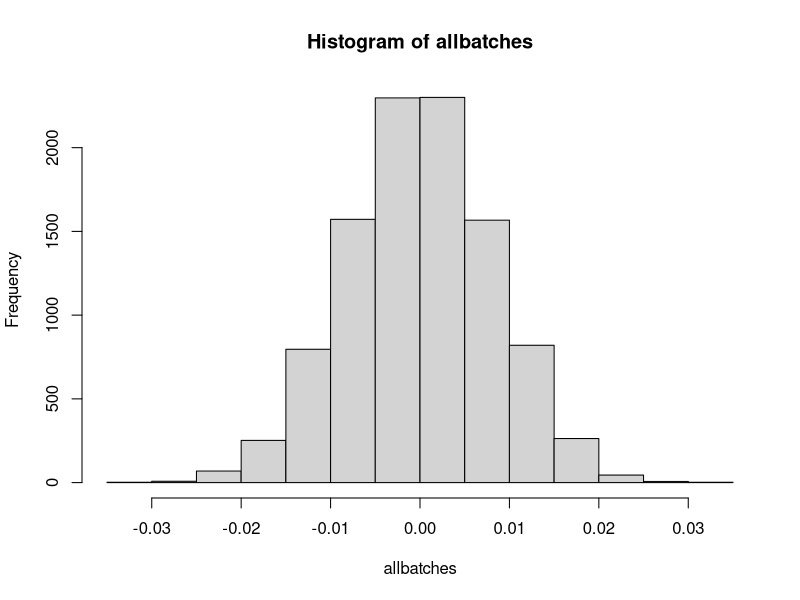

This chart was generated by the following R code:
## ---- chunk 1
knitr::opts_chunk$set(echo = TRUE)
## ---- chunk 2
spinner=c(-1, 0, 1)
## ---- chunk 3
spin=sample(spinner, size=1)
spin
## ---- chunk 4
n.sim=10000
many.spins=sample(spinner, n.sim, replace=TRUE)
many.spins
## ---- chunk 5
mean(many.spins)
## ---- chunk 6
spin.mc<-function(){
  mean(sample(spinner, n.sim, replace=TRUE))
}
spin.mc()
## ---- chunk 7
n.batches=10000
allbatches=replicate(n.batches, spin.mc())
#allbatches

hist(allbatches)

mean(allbatches)

sd(allbatches)

#compare to the precision from earlier in class
var.spin=(-1)^2*(1/3)+0^2*(1/3)+1^2*(1/3) 
sd.spin=sqrt(var.spin)
sd.spin

prec=sd.spin/sqrt(n.batches)
prec
